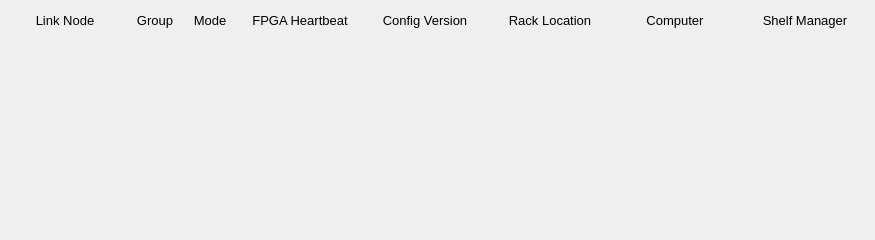
<?xml version="1.0" encoding="UTF-8"?>
<ui version="4.0">
 <class>Form</class>
 <widget class="QWidget" name="Form">
  <property name="geometry">
   <rect>
    <x>0</x>
    <y>0</y>
    <width>875</width>
    <height>240</height>
   </rect>
  </property>
  <property name="windowTitle">
   <string>Form</string>
  </property>
  <widget class="QFrame" name="frame">
   <property name="geometry">
    <rect>
     <x>0</x>
     <y>0</y>
     <width>875</width>
     <height>240</height>
    </rect>
   </property>
   <property name="frameShape">
    <enum>QFrame::NoFrame</enum>
   </property>
   <property name="frameShadow">
    <enum>QFrame::Plain</enum>
   </property>
   <widget class="QLabel" name="label">
    <property name="geometry">
     <rect>
      <x>5</x>
      <y>10</y>
      <width>120</width>
      <height>20</height>
     </rect>
    </property>
    <property name="font">
     <font>
      <pointsize>10</pointsize>
     </font>
    </property>
    <property name="text">
     <string>Link Node</string>
    </property>
    <property name="alignment">
     <set>Qt::AlignCenter</set>
    </property>
   </widget>
   <widget class="QLabel" name="label_2">
    <property name="geometry">
     <rect>
      <x>130</x>
      <y>10</y>
      <width>50</width>
      <height>20</height>
     </rect>
    </property>
    <property name="font">
     <font>
      <pointsize>10</pointsize>
     </font>
    </property>
    <property name="text">
     <string>Group</string>
    </property>
    <property name="alignment">
     <set>Qt::AlignCenter</set>
    </property>
   </widget>
   <widget class="QLabel" name="label_3">
    <property name="geometry">
     <rect>
      <x>185</x>
      <y>10</y>
      <width>50</width>
      <height>20</height>
     </rect>
    </property>
    <property name="font">
     <font>
      <pointsize>10</pointsize>
     </font>
    </property>
    <property name="text">
     <string>Mode</string>
    </property>
    <property name="alignment">
     <set>Qt::AlignCenter</set>
    </property>
   </widget>
   <widget class="QLabel" name="label_4">
    <property name="geometry">
     <rect>
      <x>240</x>
      <y>10</y>
      <width>120</width>
      <height>20</height>
     </rect>
    </property>
    <property name="font">
     <font>
      <pointsize>10</pointsize>
     </font>
    </property>
    <property name="text">
     <string>FPGA Heartbeat</string>
    </property>
    <property name="alignment">
     <set>Qt::AlignCenter</set>
    </property>
   </widget>
   <widget class="QLabel" name="label_5">
    <property name="geometry">
     <rect>
      <x>365</x>
      <y>10</y>
      <width>120</width>
      <height>20</height>
     </rect>
    </property>
    <property name="font">
     <font>
      <pointsize>10</pointsize>
     </font>
    </property>
    <property name="text">
     <string>Config Version</string>
    </property>
    <property name="alignment">
     <set>Qt::AlignCenter</set>
    </property>
   </widget>
   <widget class="QLabel" name="label_6">
    <property name="geometry">
     <rect>
      <x>490</x>
      <y>10</y>
      <width>120</width>
      <height>20</height>
     </rect>
    </property>
    <property name="font">
     <font>
      <pointsize>10</pointsize>
     </font>
    </property>
    <property name="text">
     <string>Rack Location</string>
    </property>
    <property name="alignment">
     <set>Qt::AlignCenter</set>
    </property>
   </widget>
   <widget class="QLabel" name="label_7">
    <property name="geometry">
     <rect>
      <x>615</x>
      <y>10</y>
      <width>120</width>
      <height>20</height>
     </rect>
    </property>
    <property name="font">
     <font>
      <pointsize>10</pointsize>
     </font>
    </property>
    <property name="text">
     <string>Computer</string>
    </property>
    <property name="alignment">
     <set>Qt::AlignCenter</set>
    </property>
   </widget>
   <widget class="QLabel" name="label_8">
    <property name="geometry">
     <rect>
      <x>740</x>
      <y>10</y>
      <width>130</width>
      <height>20</height>
     </rect>
    </property>
    <property name="font">
     <font>
      <pointsize>10</pointsize>
     </font>
    </property>
    <property name="text">
     <string>Shelf Manager</string>
    </property>
    <property name="alignment">
     <set>Qt::AlignCenter</set>
    </property>
   </widget>

   <widget class="PyDMEmbeddedDisplay" name="PyDMEmbeddedDisplay">
    <property name="geometry">
     <rect>
      <x>0</x>
      <y>30</y>
      <width>875</width>
      <height>35</height>
     </rect>
    </property>
    <property name="toolTip">
     <string/>
    </property>
    <property name="frameShape">
     <enum>QFrame::NoFrame</enum>
    </property>
    <property name="macros" stdset="0">
     <string>{"P":"MPLN:L0B:MP01:1","ID":"51","SLOT_FILE":"LinkNode51_slot.ui","LN":"51","LOCA":"L0B","IOC_UNIT":"MP01","INST":"1"}</string>
    </property>
    <property name="filename" stdset="0">
     <string>$PYDM/mps/mps_area_ln.ui</string>
    </property>
   </widget>
   <widget class="PyDMEmbeddedDisplay" name="PyDMEmbeddedDisplay">
    <property name="geometry">
     <rect>
      <x>0</x>
      <y>65</y>
      <width>875</width>
      <height>35</height>
     </rect>
    </property>
    <property name="toolTip">
     <string/>
    </property>
    <property name="frameShape">
     <enum>QFrame::NoFrame</enum>
    </property>
    <property name="macros" stdset="0">
     <string>{"P":"MPLN:L0B:MP02:1","ID":"52","SLOT_FILE":"LinkNode52_slot.ui","LN":"52","LOCA":"L0B","IOC_UNIT":"MP02","INST":"1"}</string>
    </property>
    <property name="filename" stdset="0">
     <string>$PYDM/mps/mps_area_ln.ui</string>
    </property>
   </widget>
   <widget class="PyDMEmbeddedDisplay" name="PyDMEmbeddedDisplay">
    <property name="geometry">
     <rect>
      <x>0</x>
      <y>100</y>
      <width>875</width>
      <height>35</height>
     </rect>
    </property>
    <property name="toolTip">
     <string/>
    </property>
    <property name="frameShape">
     <enum>QFrame::NoFrame</enum>
    </property>
    <property name="macros" stdset="0">
     <string>{"P":"MPLN:L0B:MP03:1","ID":"53","SLOT_FILE":"LinkNode53_slot.ui","LN":"53","LOCA":"L0B","IOC_UNIT":"MP03","INST":"1"}</string>
    </property>
    <property name="filename" stdset="0">
     <string>$PYDM/mps/mps_area_ln.ui</string>
    </property>
   </widget>
   <widget class="PyDMEmbeddedDisplay" name="PyDMEmbeddedDisplay">
    <property name="geometry">
     <rect>
      <x>0</x>
      <y>135</y>
      <width>875</width>
      <height>35</height>
     </rect>
    </property>
    <property name="toolTip">
     <string/>
    </property>
    <property name="frameShape">
     <enum>QFrame::NoFrame</enum>
    </property>
    <property name="macros" stdset="0">
     <string>{"P":"MPLN:L0B:MP04:1","ID":"54","SLOT_FILE":"LinkNode54_slot.ui","LN":"54","LOCA":"L0B","IOC_UNIT":"MP04","INST":"1"}</string>
    </property>
    <property name="filename" stdset="0">
     <string>$PYDM/mps/mps_area_ln.ui</string>
    </property>
   </widget>
   <widget class="PyDMEmbeddedDisplay" name="PyDMEmbeddedDisplay">
    <property name="geometry">
     <rect>
      <x>0</x>
      <y>170</y>
      <width>875</width>
      <height>35</height>
     </rect>
    </property>
    <property name="toolTip">
     <string/>
    </property>
    <property name="frameShape">
     <enum>QFrame::NoFrame</enum>
    </property>
    <property name="macros" stdset="0">
     <string>{"P":"MPLN:L0B:MP05:1","ID":"55","SLOT_FILE":"LinkNode55_slot.ui","LN":"55","LOCA":"L0B","IOC_UNIT":"MP05","INST":"1"}</string>
    </property>
    <property name="filename" stdset="0">
     <string>$PYDM/mps/mps_area_ln.ui</string>
    </property>
   </widget>
   <widget class="PyDMEmbeddedDisplay" name="PyDMEmbeddedDisplay">
    <property name="geometry">
     <rect>
      <x>0</x>
      <y>205</y>
      <width>875</width>
      <height>35</height>
     </rect>
    </property>
    <property name="toolTip">
     <string/>
    </property>
    <property name="frameShape">
     <enum>QFrame::NoFrame</enum>
    </property>
    <property name="macros" stdset="0">
     <string>{"P":"MPLN:COL0:MP01:1","ID":"56","SLOT_FILE":"LinkNode56_slot.ui","LN":"56","LOCA":"COL0","IOC_UNIT":"MP01","INST":"1"}</string>
    </property>
    <property name="filename" stdset="0">
     <string>$PYDM/mps/mps_area_ln.ui</string>
    </property>
   </widget>
  </widget>
 </widget>
 <customwidgets>
  <customwidget>
   <class>PyDMEmbeddedDisplay</class>
   <extends>QFrame</extends>
   <header>pydm.widgets.embedded_display</header>
  </customwidget>
 </customwidgets>
 <resources/>
 <connections/>
</ui>
